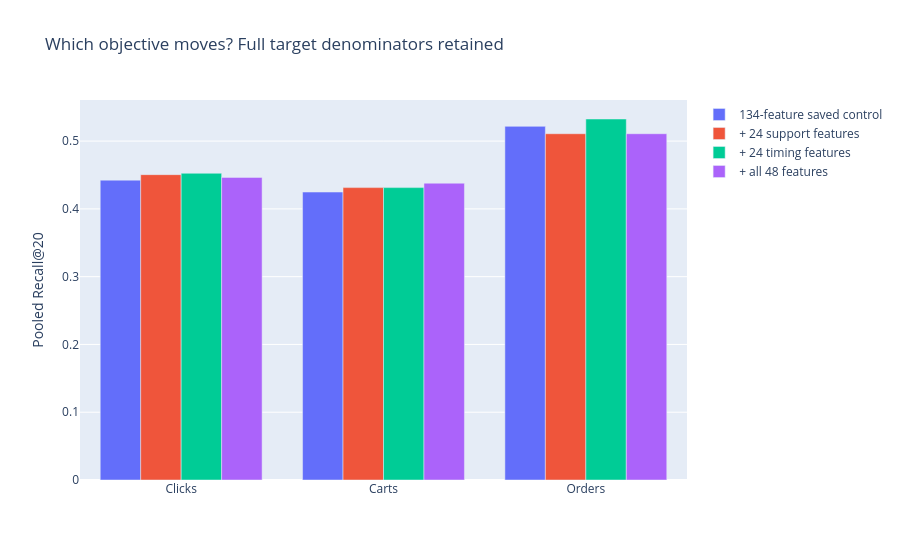

Notebook code for this chart:
### Markdown cell above
## Click, cart and order contributions

### Code cell
review.show_chart(4)

### Figure 1 — Plotly figure (JSON) as saved in the notebook; plotly's stock layout.template omitted (floating-point values rounded to 4 significant figures)
{"data": [{"name": "134-feature saved control", "type": "bar", "x": ["Clicks", "Carts", "Orders"], "y": [0.4424, 0.4248, 0.5217]}, {"name": "+ 24 support features", "type": "bar", "x": ["Clicks", "Carts", "Orders"], "y": [0.4505, 0.4314, 0.5109]}, {"name": "+ 24 timing features", "type": "bar", "x": ["Clicks", "Carts", "Orders"], "y": [0.4525, 0.4314, 0.5326]}, {"name": "+ all 48 features", "type": "bar", "x": ["Clicks", "Carts", "Orders"], "y": [0.4465, 0.4379, 0.5109]}], "layout": {"barmode": "group", "title": {"text": "Which objective moves? Full target denominators retained"}, "yaxis": {"title": {"text": "Pooled Recall@20"}}}}
